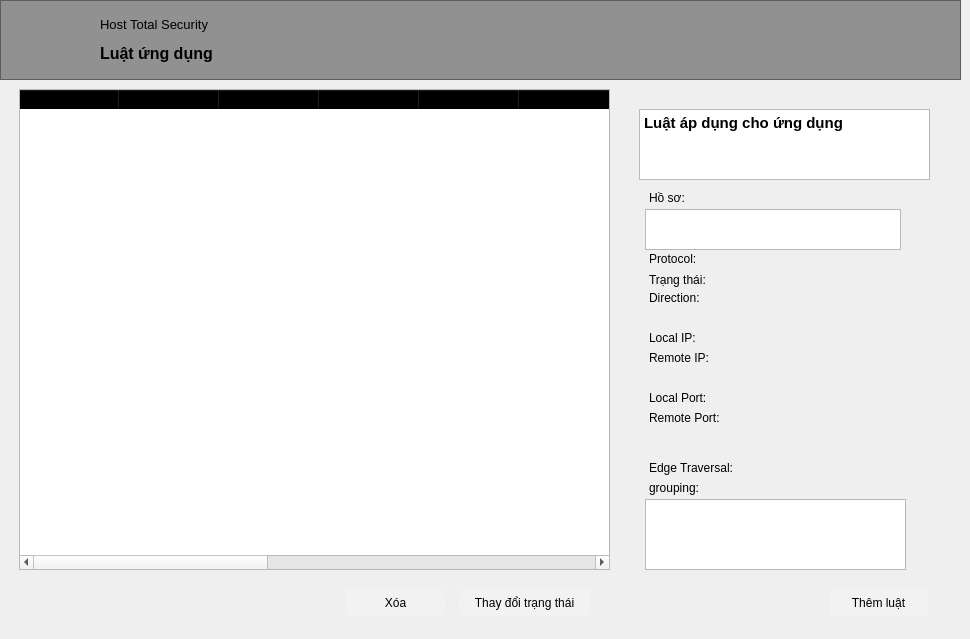
    <widget class="QWidget" name="page_36">
     <widget class="QWidget" name="widget_29" native="true">
      <property name="geometry">
       <rect>
        <x>9</x>
        <y>89</y>
        <width>931</width>
        <height>541</height>
       </rect>
      </property>
      <widget class="QTableWidget" name="program_traffic">
       <property name="geometry">
        <rect>
         <x>10</x>
         <y>0</y>
         <width>591</width>
         <height>481</height>
        </rect>
       </property>
       <property name="styleSheet">
        <string notr="true">QHeaderView::section
{
  background-color: transparent;
  text-align: left;
  padding-left: 12px;
   border-bottom:1px solid rgba(255,255,255,0.1)
}

QTableWidget::item {
    padding-left: 10px;
  border: 0px;
  border-bottom: 1px solid #454545;
}

QTableWidget::item::selected {
    background: rgba(255,255,255,0.05);
}

</string>
       </property>
       <column>
        <property name="text">
         <string>Tên luật</string>
        </property>
       </column>
       <column>
        <property name="text">
         <string>New Column</string>
        </property>
       </column>
       <column>
        <property name="text">
         <string>Trạng thái</string>
        </property>
       </column>
       <column>
        <property name="text">
         <string>New Column</string>
        </property>
       </column>
       <column>
        <property name="text">
         <string>New Column</string>
        </property>
       </column>
       <column>
        <property name="text">
         <string>New Column</string>
        </property>
       </column>
       <column>
        <property name="text">
         <string>New Column</string>
        </property>
       </column>
       <column>
        <property name="text">
         <string>Giao thức</string>
        </property>
       </column>
       <column>
        <property name="text">
         <string>New Column</string>
        </property>
       </column>
       <column>
        <property name="text">
         <string>New Column</string>
        </property>
       </column>
       <column>
        <property name="text">
         <string>New Column</string>
        </property>
       </column>
       <column>
        <property name="text">
         <string>Hành động</string>
        </property>
       </column>
      </widget>
      <widget class="QWidget" name="widget_77" native="true">
       <property name="geometry">
        <rect>
         <x>610</x>
         <y>0</y>
         <width>321</width>
         <height>531</height>
        </rect>
       </property>
       <property name="styleSheet">
        <string notr="true">#widget_73{
background: rgba(255,255,255,0.05);
}</string>
       </property>
       <widget class="QTextBrowser" name="ruleName_3">
        <property name="geometry">
         <rect>
          <x>20</x>
          <y>20</y>
          <width>291</width>
          <height>71</height>
         </rect>
        </property>
        <property name="html">
         <string>&lt;!DOCTYPE HTML PUBLIC &quot;-//W3C//DTD HTML 4.0//EN&quot; &quot;http://www.w3.org/TR/REC-html40/strict.dtd&quot;&gt;
&lt;html&gt;&lt;head&gt;&lt;meta name=&quot;qrichtext&quot; content=&quot;1&quot; /&gt;&lt;style type=&quot;text/css&quot;&gt;
p, li { white-space: pre-wrap; }
&lt;/style&gt;&lt;/head&gt;&lt;body style=&quot; font-family:'MS Shell Dlg 2'; font-size:8.25pt; font-weight:400; font-style:normal;&quot;&gt;
&lt;p style=&quot; margin-top:0px; margin-bottom:0px; margin-left:0px; margin-right:0px; -qt-block-indent:0; text-indent:0px;&quot;&gt;&lt;span style=&quot; font-size:11pt; font-weight:600;&quot;&gt;Luật áp dụng cho ứng dụng&lt;/span&gt;&lt;/p&gt;&lt;/body&gt;&lt;/html&gt;</string>
        </property>
       </widget>
       <widget class="QLabel" name="profile_3">
        <property name="geometry">
         <rect>
          <x>30</x>
          <y>100</y>
          <width>261</width>
          <height>17</height>
         </rect>
        </property>
        <property name="text">
         <string>Hồ sơ:</string>
        </property>
       </widget>
       <widget class="QLabel" name="label_401">
        <property name="geometry">
         <rect>
          <x>30</x>
          <y>180</y>
          <width>61</width>
          <height>21</height>
         </rect>
        </property>
        <property name="text">
         <string>Trạng thái:</string>
        </property>
       </widget>
       <widget class="QLabel" name="enabled_3">
        <property name="geometry">
         <rect>
          <x>87</x>
          <y>180</y>
          <width>211</width>
          <height>20</height>
         </rect>
        </property>
        <property name="text">
         <string/>
        </property>
       </widget>
       <widget class="QLabel" name="direction_3">
        <property name="geometry">
         <rect>
          <x>90</x>
          <y>200</y>
          <width>221</width>
          <height>17</height>
         </rect>
        </property>
        <property name="text">
         <string/>
        </property>
       </widget>
       <widget class="QLabel" name="label_410">
        <property name="geometry">
         <rect>
          <x>30</x>
          <y>200</y>
          <width>61</width>
          <height>17</height>
         </rect>
        </property>
        <property name="text">
         <string>Direction:</string>
        </property>
       </widget>
       <widget class="QLabel" name="localIP_3">
        <property name="geometry">
         <rect>
          <x>90</x>
          <y>240</y>
          <width>221</width>
          <height>17</height>
         </rect>
        </property>
        <property name="text">
         <string/>
        </property>
       </widget>
       <widget class="QLabel" name="label_411">
        <property name="geometry">
         <rect>
          <x>30</x>
          <y>240</y>
          <width>51</width>
          <height>17</height>
         </rect>
        </property>
        <property name="text">
         <string>Local IP:</string>
        </property>
       </widget>
       <widget class="QLabel" name="remoteIP_3">
        <property name="geometry">
         <rect>
          <x>100</x>
          <y>260</y>
          <width>221</width>
          <height>17</height>
         </rect>
        </property>
        <property name="text">
         <string/>
        </property>
       </widget>
       <widget class="QLabel" name="label_412">
        <property name="geometry">
         <rect>
          <x>30</x>
          <y>260</y>
          <width>71</width>
          <height>17</height>
         </rect>
        </property>
        <property name="text">
         <string>Remote IP:</string>
        </property>
       </widget>
       <widget class="QLabel" name="label_433">
        <property name="geometry">
         <rect>
          <x>30</x>
          <y>160</y>
          <width>51</width>
          <height>20</height>
         </rect>
        </property>
        <property name="text">
         <string>Protocol:</string>
        </property>
       </widget>
       <widget class="QLabel" name="label_434">
        <property name="geometry">
         <rect>
          <x>30</x>
          <y>320</y>
          <width>71</width>
          <height>17</height>
         </rect>
        </property>
        <property name="text">
         <string>Remote Port:</string>
        </property>
       </widget>
       <widget class="QLabel" name="remotePort_3">
        <property name="geometry">
         <rect>
          <x>110</x>
          <y>320</y>
          <width>221</width>
          <height>17</height>
         </rect>
        </property>
        <property name="text">
         <string/>
        </property>
       </widget>
       <widget class="QLabel" name="label_435">
        <property name="geometry">
         <rect>
          <x>30</x>
          <y>300</y>
          <width>61</width>
          <height>17</height>
         </rect>
        </property>
        <property name="text">
         <string>Local Port:</string>
        </property>
       </widget>
       <widget class="QLabel" name="localPort_3">
        <property name="geometry">
         <rect>
          <x>100</x>
          <y>300</y>
          <width>221</width>
          <height>17</height>
         </rect>
        </property>
        <property name="text">
         <string/>
        </property>
       </widget>
       <widget class="QLabel" name="rule_protocol_3">
        <property name="geometry">
         <rect>
          <x>87</x>
          <y>160</y>
          <width>221</width>
          <height>20</height>
         </rect>
        </property>
        <property name="text">
         <string/>
        </property>
       </widget>
       <widget class="QLabel" name="label_413">
        <property name="geometry">
         <rect>
          <x>30</x>
          <y>390</y>
          <width>261</width>
          <height>17</height>
         </rect>
        </property>
        <property name="text">
         <string>grouping:</string>
        </property>
       </widget>
       <widget class="QTextBrowser" name="grouping_3">
        <property name="geometry">
         <rect>
          <x>26</x>
          <y>410</y>
          <width>261</width>
          <height>71</height>
         </rect>
        </property>
       </widget>
       <widget class="QTextBrowser" name="profiles_3">
        <property name="geometry">
         <rect>
          <x>26</x>
          <y>120</y>
          <width>256</width>
          <height>41</height>
         </rect>
        </property>
       </widget>
       <widget class="QLabel" name="edgeTraversal_3">
        <property name="geometry">
         <rect>
          <x>130</x>
          <y>370</y>
          <width>171</width>
          <height>17</height>
         </rect>
        </property>
        <property name="text">
         <string/>
        </property>
       </widget>
       <widget class="QLabel" name="label_436">
        <property name="geometry">
         <rect>
          <x>30</x>
          <y>370</y>
          <width>91</width>
          <height>17</height>
         </rect>
        </property>
        <property name="text">
         <string>Edge Traversal:</string>
        </property>
       </widget>
       <widget class="QPushButton" name="add_rule_program">
        <property name="geometry">
         <rect>
          <x>210</x>
          <y>500</y>
          <width>99</width>
          <height>27</height>
         </rect>
        </property>
        <property name="cursor">
         <cursorShape>PointingHandCursor</cursorShape>
        </property>
        <property name="styleSheet">
         <string notr="true">QPushButton {
background: rgba(255,255,255,0.2);
border-radius: 5px;
}

QPushButton::hover {
background: rgba(255,255,255,0.3);
}
</string>
        </property>
        <property name="text">
         <string>Thêm luật</string>
        </property>
       </widget>
      </widget>
      <widget class="QPushButton" name="change_state_program">
       <property name="geometry">
        <rect>
         <x>450</x>
         <y>500</y>
         <width>131</width>
         <height>27</height>
        </rect>
       </property>
       <property name="cursor">
        <cursorShape>PointingHandCursor</cursorShape>
       </property>
       <property name="styleSheet">
        <string notr="true">QPushButton {
background: rgba(255,255,255,0.2);
border-radius: 5px;
}

QPushButton::hover {
background: rgba(255,255,255,0.3);
}
</string>
       </property>
       <property name="text">
        <string>Thay đổi trạng thái</string>
       </property>
      </widget>
      <widget class="QPushButton" name="remove_rule_program">
       <property name="geometry">
        <rect>
         <x>337</x>
         <y>500</y>
         <width>99</width>
         <height>27</height>
        </rect>
       </property>
       <property name="cursor">
        <cursorShape>PointingHandCursor</cursorShape>
       </property>
       <property name="styleSheet">
        <string notr="true">QPushButton {
background: rgba(255,255,255,0.2);
border-radius: 5px;
}

QPushButton::hover {
background: rgba(255,255,255,0.3);
}
</string>
       </property>
       <property name="text">
        <string>Xóa</string>
       </property>
      </widget>
     </widget>
     <widget class="QFrame" name="frame_31">
      <property name="geometry">
       <rect>
        <x>0</x>
        <y>0</y>
        <width>961</width>
        <height>80</height>
       </rect>
      </property>
      <property name="styleSheet">
       <string notr="true">#frame_31{
background: rgba(51,51,51,0.5);
}</string>
      </property>
      <property name="frameShape">
       <enum>QFrame::StyledPanel</enum>
      </property>
      <property name="frameShadow">
       <enum>QFrame::Raised</enum>
      </property>
      <widget class="QLabel" name="back_rule_management_2">
       <property name="geometry">
        <rect>
         <x>20</x>
         <y>10</y>
         <width>60</width>
         <height>60</height>
        </rect>
       </property>
       <property name="cursor">
        <cursorShape>PointingHandCursor</cursorShape>
       </property>
       <property name="text">
        <string/>
       </property>
       <property name="pixmap">
        <pixmap>icon/arrowhead_left.png</pixmap>
       </property>
      </widget>
      <widget class="QLabel" name="label_150">
       <property name="geometry">
        <rect>
         <x>100</x>
         <y>10</y>
         <width>231</width>
         <height>61</height>
        </rect>
       </property>
       <property name="text">
        <string>&lt;html&gt;&lt;head/&gt;&lt;body&gt;&lt;p&gt;&lt;span style=&quot; font-size:10pt;&quot;&gt;Host Total Security&lt;/span&gt;&lt;/p&gt;&lt;p&gt;&lt;span style=&quot; font-size:12pt; font-weight:600;&quot;&gt;Luật ứng dụng&lt;/span&gt;&lt;/p&gt;&lt;/body&gt;&lt;/html&gt;</string>
       </property>
      </widget>
     </widget>
    </widget>
